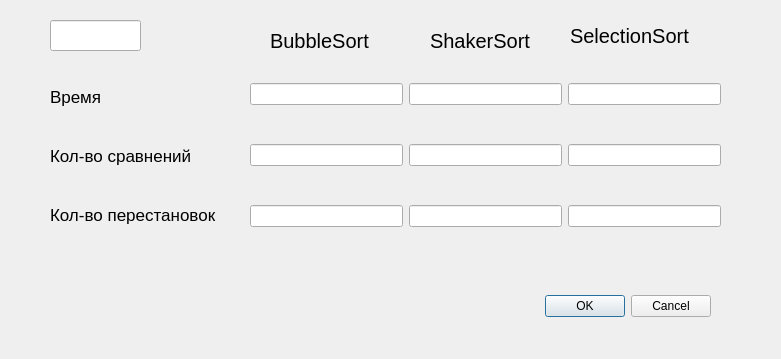
<?xml version="1.0" encoding="UTF-8"?>
<ui version="4.0">
 <class>sorting_results_window</class>
 <widget class="QDialog" name="sorting_results_window">
  <property name="geometry">
   <rect>
    <x>0</x>
    <y>0</y>
    <width>781</width>
    <height>359</height>
   </rect>
  </property>
  <property name="windowTitle">
   <string>Dialog</string>
  </property>
  <widget class="QDialogButtonBox" name="buttonBox">
   <property name="geometry">
    <rect>
     <x>370</x>
     <y>290</y>
     <width>341</width>
     <height>32</height>
    </rect>
   </property>
   <property name="orientation">
    <enum>Qt::Orientation::Horizontal</enum>
   </property>
   <property name="standardButtons">
    <set>QDialogButtonBox::StandardButton::Cancel|QDialogButtonBox::StandardButton::Ok</set>
   </property>
  </widget>
  <widget class="QLabel" name="label">
   <property name="geometry">
    <rect>
     <x>270</x>
     <y>30</y>
     <width>121</width>
     <height>21</height>
    </rect>
   </property>
   <property name="font">
    <font>
     <pointsize>15</pointsize>
    </font>
   </property>
   <property name="text">
    <string>BubbleSort</string>
   </property>
  </widget>
  <widget class="QLabel" name="label_2">
   <property name="geometry">
    <rect>
     <x>430</x>
     <y>30</y>
     <width>111</width>
     <height>21</height>
    </rect>
   </property>
   <property name="font">
    <font>
     <pointsize>15</pointsize>
    </font>
   </property>
   <property name="text">
    <string>ShakerSort</string>
   </property>
  </widget>
  <widget class="QLabel" name="label_3">
   <property name="geometry">
    <rect>
     <x>570</x>
     <y>20</y>
     <width>131</width>
     <height>31</height>
    </rect>
   </property>
   <property name="font">
    <font>
     <pointsize>15</pointsize>
    </font>
   </property>
   <property name="text">
    <string>SelectionSort</string>
   </property>
  </widget>
  <widget class="QLineEdit" name="lengthLabel">
   <property name="geometry">
    <rect>
     <x>50</x>
     <y>20</y>
     <width>91</width>
     <height>31</height>
    </rect>
   </property>
  </widget>
  <widget class="QWidget" name="">
   <property name="geometry">
    <rect>
     <x>250</x>
     <y>50</y>
     <width>471</width>
     <height>211</height>
    </rect>
   </property>
   <layout class="QHBoxLayout" name="horizontalLayout">
    <item>
     <layout class="QVBoxLayout" name="verticalLayout">
      <item>
       <widget class="QLineEdit" name="time_bubble"/>
      </item>
      <item>
       <widget class="QLineEdit" name="comparisons_bubble"/>
      </item>
      <item>
       <widget class="QLineEdit" name="swap_bubble"/>
      </item>
     </layout>
    </item>
    <item>
     <layout class="QVBoxLayout" name="verticalLayout_2">
      <item>
       <widget class="QLineEdit" name="time_shaker"/>
      </item>
      <item>
       <widget class="QLineEdit" name="comparisons_shaker"/>
      </item>
      <item>
       <widget class="QLineEdit" name="swap_shaker"/>
      </item>
     </layout>
    </item>
    <item>
     <layout class="QVBoxLayout" name="verticalLayout_3">
      <item>
       <widget class="QLineEdit" name="time_selection"/>
      </item>
      <item>
       <widget class="QLineEdit" name="comparisons_selection"/>
      </item>
      <item>
       <widget class="QLineEdit" name="swap_selection"/>
      </item>
     </layout>
    </item>
   </layout>
  </widget>
  <widget class="QWidget" name="">
   <property name="geometry">
    <rect>
     <x>50</x>
     <y>70</y>
     <width>191</width>
     <height>171</height>
    </rect>
   </property>
   <layout class="QVBoxLayout" name="verticalLayout_4">
    <item>
     <widget class="QLabel" name="label_4">
      <property name="font">
       <font>
        <pointsize>13</pointsize>
       </font>
      </property>
      <property name="text">
       <string>Время</string>
      </property>
     </widget>
    </item>
    <item>
     <widget class="QLabel" name="label_5">
      <property name="font">
       <font>
        <pointsize>13</pointsize>
       </font>
      </property>
      <property name="text">
       <string>Кол-во сравнений</string>
      </property>
     </widget>
    </item>
    <item>
     <widget class="QLabel" name="label_6">
      <property name="font">
       <font>
        <pointsize>13</pointsize>
       </font>
      </property>
      <property name="text">
       <string>Кол-во перестановок</string>
      </property>
     </widget>
    </item>
   </layout>
  </widget>
 </widget>
 <resources/>
 <connections>
  <connection>
   <sender>buttonBox</sender>
   <signal>accepted()</signal>
   <receiver>sorting_results_window</receiver>
   <slot>accept()</slot>
   <hints>
    <hint type="sourcelabel">
     <x>248</x>
     <y>254</y>
    </hint>
    <hint type="destinationlabel">
     <x>157</x>
     <y>274</y>
    </hint>
   </hints>
  </connection>
  <connection>
   <sender>buttonBox</sender>
   <signal>rejected()</signal>
   <receiver>sorting_results_window</receiver>
   <slot>reject()</slot>
   <hints>
    <hint type="sourcelabel">
     <x>316</x>
     <y>260</y>
    </hint>
    <hint type="destinationlabel">
     <x>286</x>
     <y>274</y>
    </hint>
   </hints>
  </connection>
 </connections>
</ui>
